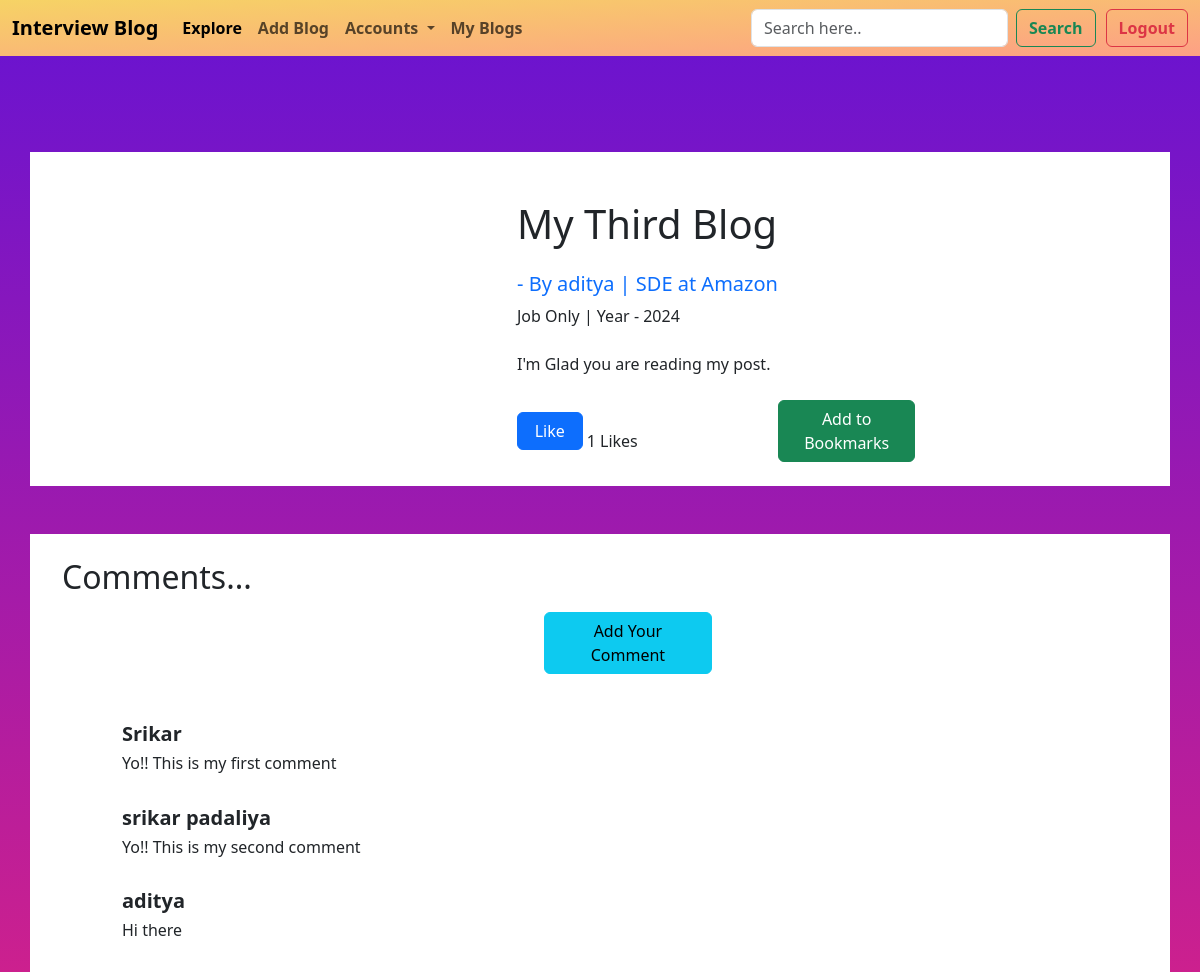
The app's page /viewpost/38, older data.
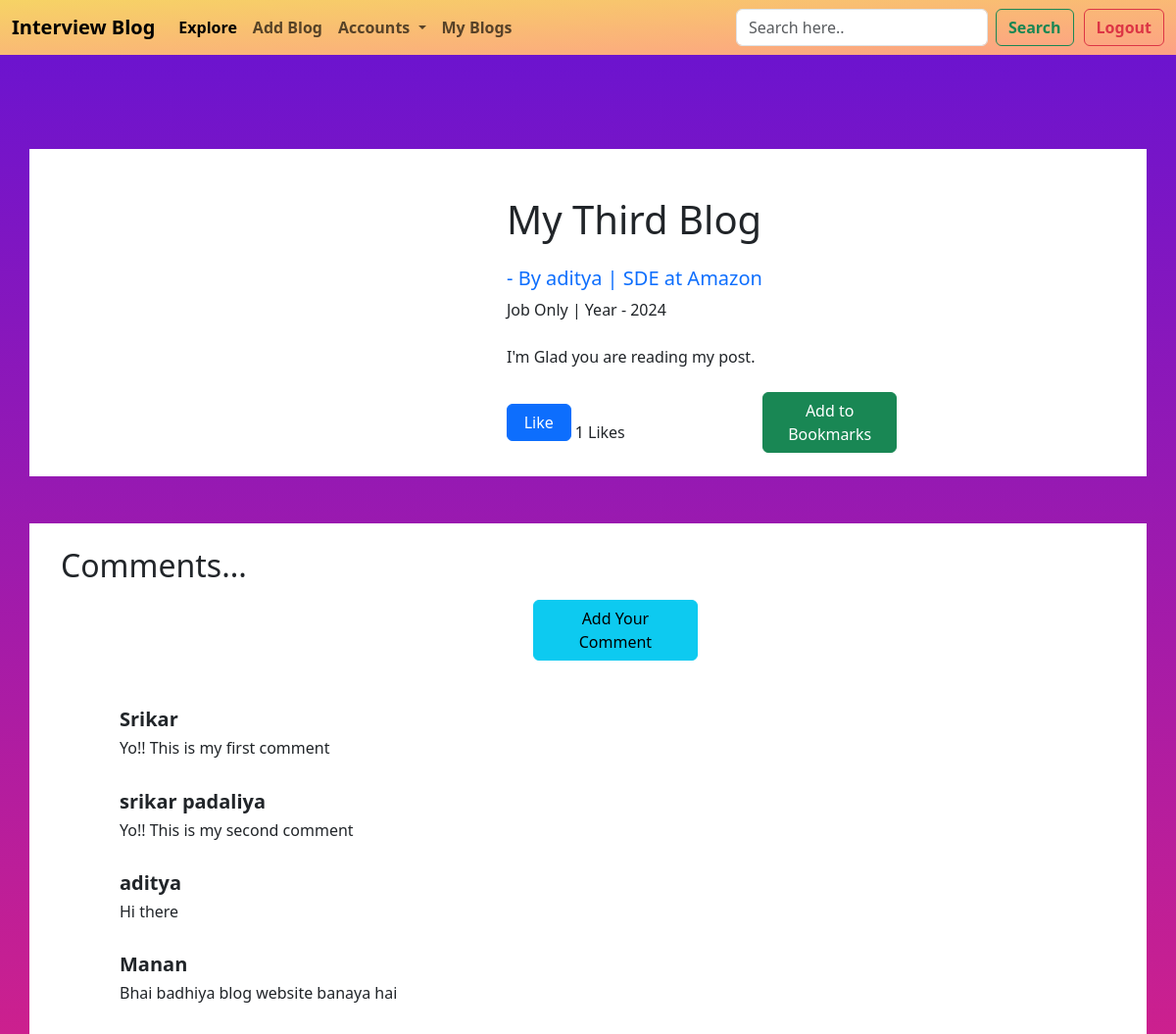
The same page, newer data.
### BlogApp/models.py (models this page shows, shortened)
class BlogPost(models.Model):
    post_id = models.AutoField(primary_key=True)
    blog_title = models.CharField(max_length=100,default="Read my first post")
    blog_content = models.TextField(default="..")
    company_name = models.CharField(max_length=50,default="")
    CHOICES = (('Summer Internship','Summer Intership'),('Winter Internship Only','Winter Intership Only'),('Winter Internship & Job','Winter Internship & Job'),('Job Only','Job Only'))
    job_offer_type = models.CharField(max_length=100, choices=CHOICES, default="Job Only")
    job_profile = models.CharField(max_length=50,default="")
    year = models.IntegerField()
    author = models.ForeignKey(User,on_delete=models.CASCADE,blank=True,null=True)
    bookmarks = models.ManyToManyField(User, default=None, blank=True, related_name='bookmarks')
    likes = models.ManyToManyField(User, default=None, blank=True, related_name='likes')
    def total_likes(self):
        return self.likes.count()

class Comment(models.Model):
    postcomments = models.ForeignKey(BlogPost, on_delete=models.CASCADE, related_name='postcomments', default=None)
    name = models.CharField(max_length=50)
    body = models.TextField()

### BlogApp/views.py (the view)
# urls.py: path('viewpost/<int:pid>', views.viewpost, name="viewpost"),
def viewpost(request,pid):
    post=BlogPost.objects.get(post_id=pid)
    comments = Comment.objects.all()
    targetcomments =[]
    for i in comments:
        if i.postcomments.post_id==pid:
            targetcomments.append(i)
    liked_post = get_object_or_404(BlogPost, post_id=pid)
    total_likes = liked_post.total_likes()
    liked=False
    if liked_post.likes.filter(id=request.user.id).exists():
        liked=True
    bookmarked_post = get_object_or_404(BlogPost, post_id=pid)
    bookmarked=False
    if bookmarked_post.bookmarks.filter(id=request.user.id).exists():
        bookmarked=True
    params = {'post':post, 'targetcomments' : targetcomments, 'total_likes' : total_likes, 'liked' : liked, 'bookmarked' : bookmarked}
    return render(request,'viewpost.html',params)

### BlogApp/templates/viewpost.html (shortened to what this page needs)
<!doctype html>
<html lang="en">
  <head>
    <link href="https://cdn.jsdelivr.net/npm/bootstrap@5.3.0-alpha1/dist/css/bootstrap.min.css" rel="stylesheet">
  </head>
  <body>
    <nav class="navbar navbar-expand-lg" style=" background: linear-gradient(to right bottom, rgba(246, 211, 101, 1), rgba(253, 160, 133, 1)); ">
        <div class="container-fluid">
          <a class="navbar-brand" href="#" style=" font-weight:bold;">Interview Blog</a>
          <div class="collapse navbar-collapse" id="navbarSupportedContent">
            <ul class="navbar-nav me-auto mb-2 mb-lg-0">
              <li class="nav-item">
                <a class="nav-link active " style=" font-weight:bold;" aria-current="page" href="{% url 'home' %}">Explore</a>
              </li>
              <li class="nav-item">
                <a class="nav-link" style=" font-weight:bold;" href="{% url 'addpost' %}">Add Blog</a>
              </li>
              <li class="nav-item dropdown">
                <a class="nav-link dropdown-toggle" style=" font-weight:bold;" href="#" role="button" data-bs-toggle="dropdown" aria-expanded="false">
                  Accounts
                </a>
              </li>
              <li class="nav-item">
                <a class="nav-link " style=" font-weight:bold;" href="{% url 'myblogs' %}">My Blogs</a>
              </li>
            </ul>
            <form class="d-flex" role="search" method="get" action="/search">
              <input class="form-control me-2" type="search" placeholder="Search here.." aria-label="Search" name="search" id="search">
              <button class="btn btn-outline-success" style=" font-weight:bold;" type="submit">Search</button>
            </form>
            <button class="btn btn-outline-danger" style=" font-weight:bold; margin-left: 10px;" type="submit">
                 <a class="nav-link" style=" font-weight:bold;" href="{% url 'logout' %}">Logout</a>
            </button>
          </div>
        </div>
      </nav>
        <br><br><br>
          <div style="height: auto;">
        <div class="container my-4 bg-white">
          <div class="row featurette d-flex justify-content-center align-items-center">
              <div class="col-md-6 order-md-2">
                <h1 class="featurette-heading fw-normal lh-2 mt-5 mb-4">{{post.blog_title}}</h1>
                <h5><span class=" text-primary">- By {{post.author}} | {{post.job_profile}} at {{post.company_name}}</span></h5>
                <span>{{post.job_offer_type}} | Year - {{post.year}}</span>
                <br><br>
                <span class="mb-4" style=" display: inline-block;">{{post.blog_content}}</span>
                <br>
                {% if not liked %}
                <a href="/likes/{{post.post_id}}" class="btn btn-primary mb-4 " role="button" style="width: 12%;"> Like </a>
                {% else %}
                <a href="/likes/{{post.post_id}}" class="btn btn-danger mb-4 " role="button" style="width: 12%;"> Unlike </a>
                {% endif %}
                 {{total_likes}} Likes
                {% if not bookmarked %}
                <a href="/bookmarks/{{post.post_id}}" class=" btn btn-success mb-4" role="button" style="width: 25%;
                margin-left: 25%;">Add to Bookmarks</a>
                {% else %}
                <a href="/bookmarks/{{post.post_id}}" class=" btn btn-danger mb-4" role="button" style="width: 35%; margin-left: 25%;">Remove from Bookmarks</a>
                {% endif %}
                <br>
              </div>
              <div class="col-md-4 order-md-1">
              </div>
            </div>
      </div>
      <br>
      <div class="container bg-white">
        <br>
        <h2 style="margin-left: 20px;">Comments...</h2>
        {% if targetcomments|length > 0 %}
        <a href="/viewpost/{{post.post_id}}/addcomment" class=" btn btn-info mt-2" role="button" style="width: 15%; margin-left: 45%;">Add Your Comment </a>
        <br><br><br>
          {% for i in targetcomments %}
          <div>
            <h5 style="font-weight: bold; margin-left: 80px;">{{i.name}}</h5>
            <h6 style="margin-left: 80px;">{{i.body}}</h6>
            <br>
          </div>
            {% endfor %}
          {% else %}
        <span><br><h4>No comments yet!</h4><a href="/viewpost/{{post.post_id}}/addcomment" class=" btn btn-primary mt-2 mb-5" role="button" style="width: 15%;">Add Comments</a></span>
        {% endif %}
      </div>
    </div>
  </body>
</html>

### BlogApp/templates/viewpost.html (style rules this page uses)
body { background: linear-gradient(to top, #cc208e 0%, #6713d2 100%); }

Row changes from the older to the newer data that the page shows:
added Comment: name "Manan", body "Bhai badhiya blog website banaya hai"
